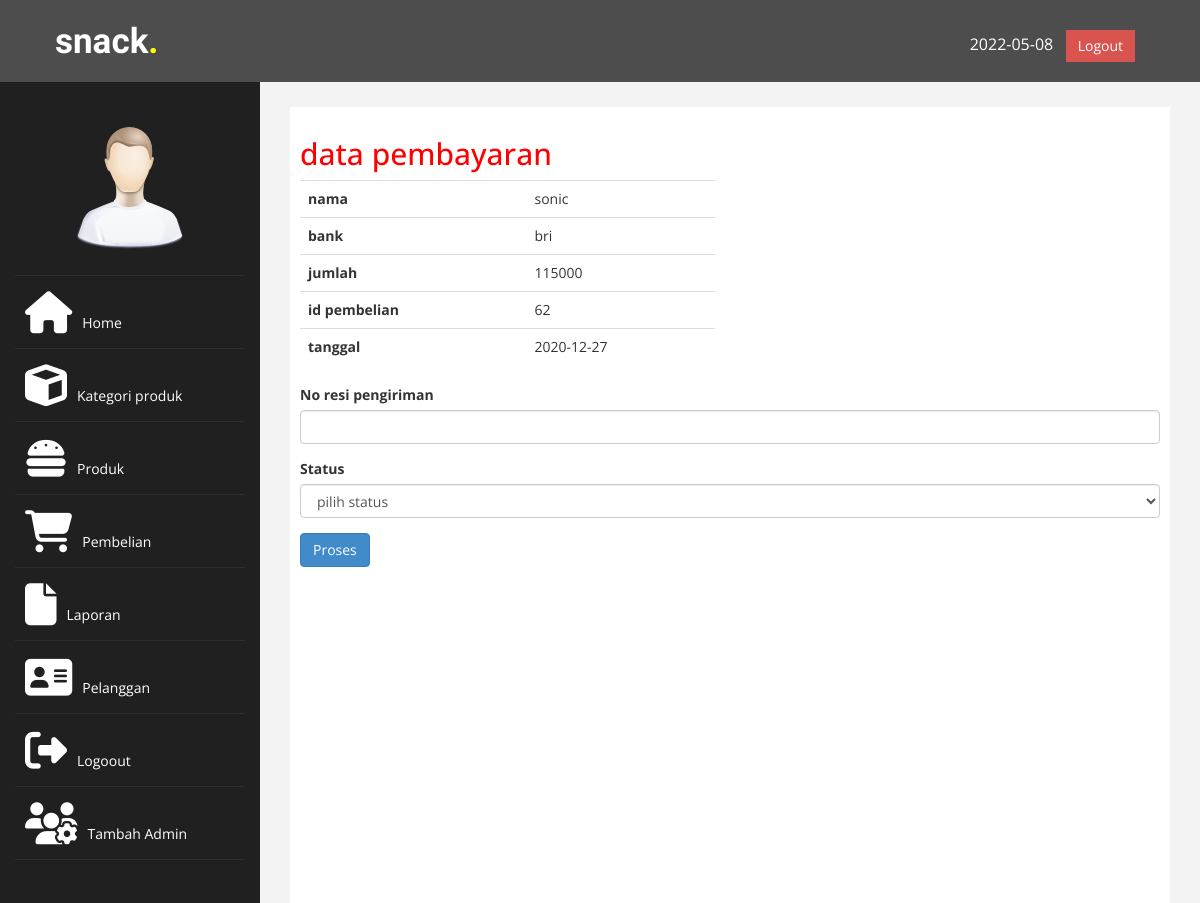
The app's page /TA/admin/index.php?halaman=pembayaran&id=62 (signed in) with its own data.
### tables this page shows
CREATE TABLE `pembayaran` (
  `id_pembayaran` int(30) NOT NULL,
  `id_pembelian` int(30) NOT NULL,
  `nama` varchar(200) NOT NULL,
  `bank` varchar(200) NOT NULL,
  `jumlah` varchar(200) NOT NULL,
  `tanggal` date NOT NULL,
  `bukti` varchar(1000) NOT NULL
);

### TA/admin/pembayaran.php (the view, shortened to what this page needs)
<h2>data pembayaran</h2>
<?php
$id_pembelian = $_GET['id'];
$ambil = $koneksi->query("SELECT * FROM pembayaran WHERE id_pembelian='$id_pembelian'");
$pembayaran = $ambil->fetch_assoc();
?>
<div class="row">
	<div class="col-md-6">
		<table class="table">
			<tr>
				<th>nama</th>
				<td><?php echo $pembayaran["nama"];?></td>
			</tr>
			<tr>
				<th>bank</th>
				<td><?php echo $pembayaran["bank"]?></td>
			</tr>
			<tr>
				<th>jumlah</th>
				<td><?php echo $pembayaran ['jumlah']?></td>
			</tr>
			<tr>
				<th>id pembelian</th>
				<td><?php echo $pembayaran['id_pembelian']?></td>
			</tr>
			<tr>
				<th>tanggal</th>
				<td><?php echo $pembayaran['tanggal']?></td>
			</tr>
		</table>
	</div>
	<div class="col-md-6">
	</div>
</div>
<form method="post">
	<div class="form-group">
		<label>No resi pengiriman</label>
		<input type="text" name="resi" class="form-control">
	</div>
	<div class="form-group">
		<label>Status</label>
		<select name="status" class="form-control">
			<option>pilih status</option>
		</select>
	</div>
	<button class="btn btn-primary" name="proses">Proses</button>
</form>

### TA/admin/assets/css/custom.css (style rules this page uses)
body { font-family: 'Open Sans', sans-serif; }
h2 { color: #f00; }

### records on screen
pembayaran: nama "sonic", bank "bri", jumlah "115000", id_pembelian "62", tanggal "2020-12-27"
